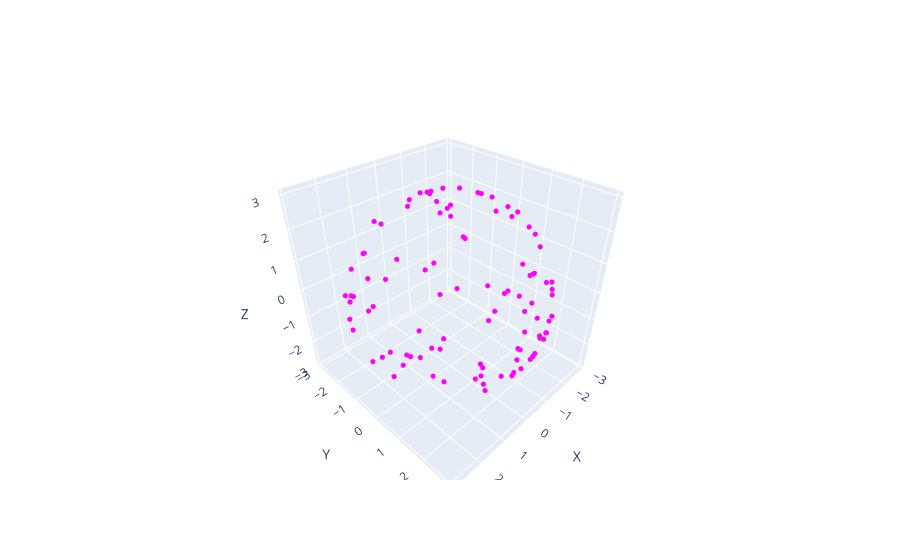

The notebook cell saved with this chart:
### Code cell
# Create a 3D figure with Plotly
fig = go.Figure()
fig.update_layout(scene=dict(xaxis_title='X', yaxis_title='Y', zaxis_title='Z'))

# Add points to the figure
fig.add_trace(go.Scatter3d(x=points[:, 0], y=points[:, 1], z=points[:, 2], mode='markers',
                           marker=dict(color='magenta', size=3), showlegend=False))

fig.show()
